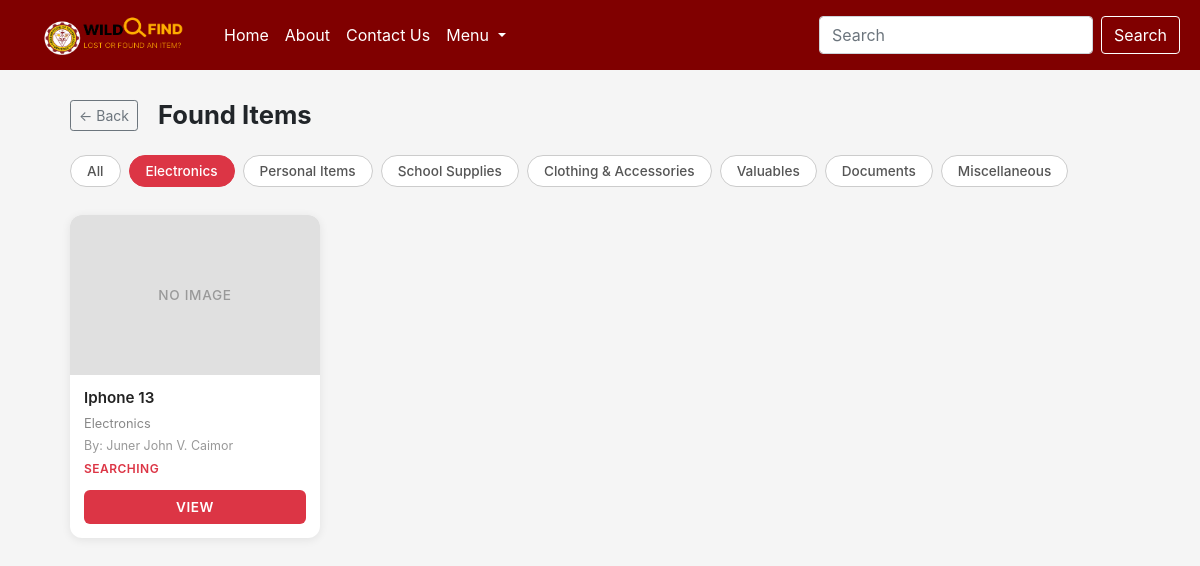
Page /lost_items.php?category_id=1 (signed in) on the committed database.
### tables this page shows
CREATE TABLE `category` (
  `category_id` int(11) NOT NULL,
  `categoryName` varchar(100) NOT NULL
);

CREATE TABLE `posts` (
  `post_id` int(11) NOT NULL,
  `user_id` int(11) DEFAULT NULL,
  `location_id` int(11) DEFAULT NULL,
  `specific_location` varchar(255) DEFAULT NULL,
  `category_id` int(11) DEFAULT NULL,
  `dropOff_id` int(11) DEFAULT NULL,
  `type` varchar(255) DEFAULT NULL,
  `itemName` varchar(255) DEFAULT NULL,
  `publicDescription` varchar(255) DEFAULT NULL,
  `privateDetails` varchar(255) DEFAULT NULL,
  `currentStatus` varchar(20) DEFAULT 'PENDING',
  `dateReported` datetime DEFAULT current_timestamp(),
  `expirationDate` datetime DEFAULT NULL
);

CREATE TABLE `users` (
  `user_id` int(11) NOT NULL,
  `full_name` varchar(255) DEFAULT NULL,
  `institutionalEmail` varchar(255) DEFAULT NULL,
  `password` varchar(255) NOT NULL,
  `is_admin` tinyint(1) DEFAULT 0
);

### lost_items.php (the view, shortened to what this page needs)
<?php
require_once 'connect.php';
$categories = $connection->query("SELECT category_id, categoryName FROM category");
$cats = [];
while ($row = $categories->fetch_assoc()) {
    $cats[] = $row;
}
$selected_cat = isset($_GET['category_id']) ? (int)$_GET['category_id'] : 0;
if ($selected_cat > 0) {
    $stmt = $connection->prepare(
        "SELECT p.post_id, p.itemName, p.publicDescription, p.currentStatus, p.dateReported,
            c.categoryName, u.full_name
         FROM posts p
         JOIN category c ON p.category_id = c.category_id
         JOIN users u ON p.user_id = u.user_id
         WHERE p.type = 'LOST' AND p.category_id = ?
         ORDER BY p.dateReported DESC"
    );
    $stmt->bind_param("i", $selected_cat);
    $stmt->execute();
    $posts = $stmt->get_result();
}
?>
<?php require_once 'header_footer/pre-header.php'; ?>
<div class="page-wrapper">
    <div class="page-header" style="gap: 12px; align-items: center; display: flex; margin-bottom: 24px;">
    <a href="dashboard.php" class="btn btn-outline-secondary btn-sm" style="margin-right: 8px;">← Back</a>
    <h2 style="margin: 0;">Found Items</h2>
    </div>
    <div class="category-filter">
        <a href="lost_items.php" class="cat-btn <?= $selected_cat === 0 ? 'active' : '' ?>">All</a>
        <?php foreach ($cats as $cat): ?>
            <a href="lost_items.php?category_id=<?= $cat['category_id'] ?>"
               class="cat-btn <?= $selected_cat === (int)$cat['category_id'] ? 'active' : '' ?>">
                <?= htmlspecialchars($cat['categoryName']) ?>
            </a>
        <?php endforeach; ?>
    </div>
    <?php if ($posts->num_rows === 0): ?>
        <div class="empty-state">No lost items reported yet.</div>
    <?php else: ?>
        <div class="card-grid">
            <?php while ($post = $posts->fetch_assoc()): ?>
                <div class="item-card">
                    <div class="item-card-image">NO IMAGE</div>
                    <div class="item-card-body">
                        <div class="item-card-name">
                            <?= htmlspecialchars($post['itemName'] ?? 'No item name') ?>
                        </div>
                        <div class="item-card-meta" style="color:#888; font-size:0.8rem;"><?= htmlspecialchars($post['categoryName']) ?></div>
                        <div class="item-card-meta">By: <?= htmlspecialchars($post['full_name'] ?? 'Unknown') ?></div>
                        <div class="item-card-status"><?= htmlspecialchars($post['currentStatus']) ?></div>
                    </div>
                    <div class="item-card-footer">
                        <a href="view_post.php?post_id=<?= $post['post_id'] ?>" class="btn-view">VIEW</a>
                    </div>
                </div>
            <?php endwhile; ?>
        </div>
    <?php endif; ?>
</div>
<?php require_once 'header_footer/footer.php'; ?>

### css/global.css (style rules this page uses)
html, body { margin: 0; padding: 0; min-height: 100%; background-color: #f5f5f5; }

### lost_items.php (style rules this page uses)
.page-wrapper { padding: 30px 20px; max-width: 1100px; margin: 0 auto; }
.page-header { display: flex; align-items: center; gap: 12px; margin-bottom: 24px; }
.page-header h2 { font-weight: 700; margin: 0; font-size: 1.6rem; }
.category-filter { display: flex; flex-wrap: wrap; gap: 8px; margin-bottom: 28px; }
.cat-btn { border: 1.5px solid #ccc; background: #fff; border-radius: 20px; padding: 5px 16px; font-size: 0.85rem; font-weight: 500; color: #555; cursor: pointer; text-decoration: none; transition: all 0.15s; }
.cat-btn.active { background: #dc3545; border-color: #dc3545; color: #fff; }
.card-grid { display: grid; grid-template-columns: repeat(auto-fill, minmax(220px, 1fr)); gap: 20px; }
.item-card { background: #fff; border-radius: 12px; box-shadow: 0 2px 10px rgba(0,0,0,0.08); overflow: hidden; display: flex; flex-direction: column; }
.item-card-image { background: #e0e0e0; height: 160px; display: flex; align-items: center; justify-content: center; color: #999; font-size: 0.85rem; font-weight: 500; letter-spacing: 0.05em; }
.item-card-body { padding: 12px 14px; flex: 1; display: flex; flex-direction: column; gap: 4px; }
.item-card-name { font-weight: 600; font-size: 0.95rem; color: #222; white-space: nowrap; overflow: hidden; text-overflow: ellipsis; }
.item-card-meta { font-size: 0.78rem; color: #999; }
.item-card-status { font-size: 0.75rem; font-weight: 600; color: #dc3545; text-transform: uppercase; letter-spacing: 0.04em; }
.item-card-footer { padding: 0 14px 14px 14px; }
.btn-view { display: block; text-align: center; background: #dc3545; color: #fff; border-radius: 6px; padding: 7px; font-size: 0.85rem; font-weight: 600; text-decoration: none; transition: background 0.15s; letter-spacing: 0.04em; }

### rows in the picture
category: categoryName "Electronics"
category: categoryName "Personal Items"
category: categoryName "School Supplies"
category: categoryName "Clothing & Accessories"
category: categoryName "Valuables"
category: categoryName "Documents"
category: categoryName "Miscellaneous"
posts: itemName "Iphone 13", category.categoryName "Electronics", user.full_name "Juner John V. Caimor", currentStatus "SEARCHING"
